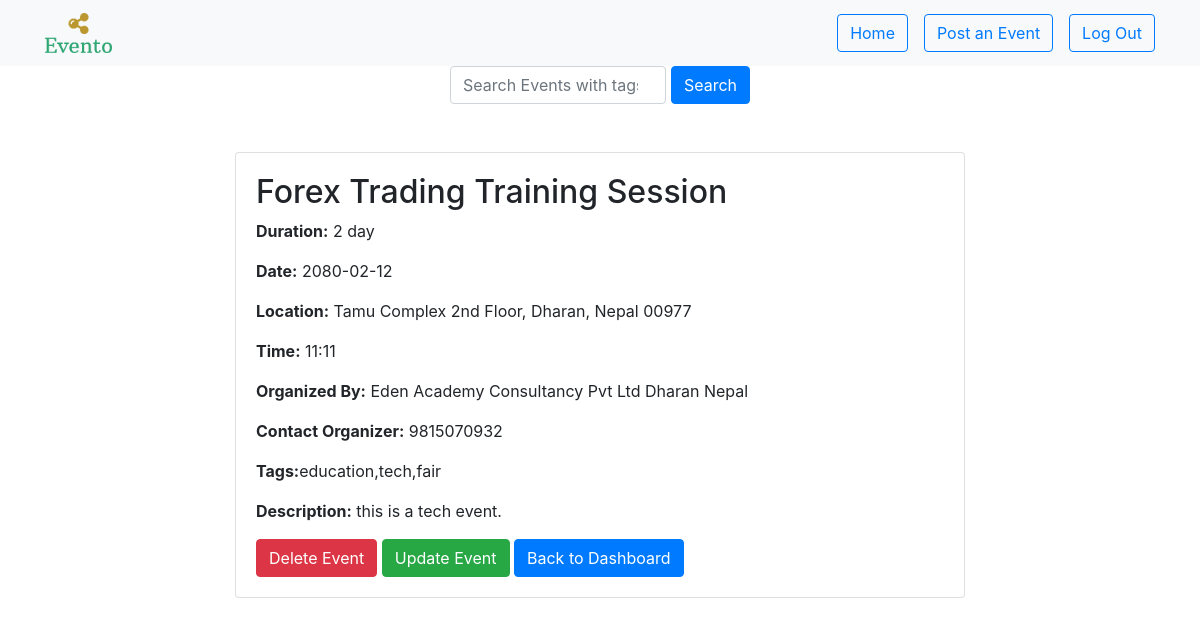
Page /event_details/1 on the earlier database version.
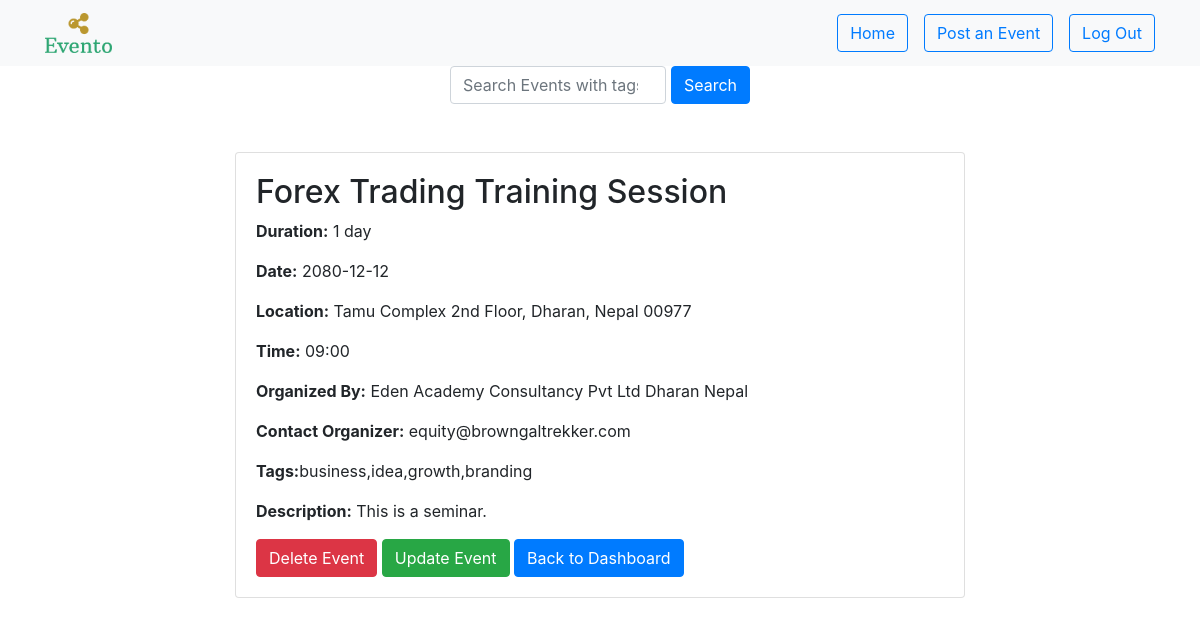
Same page on the later database version.
### app.py (models this page shows)
class Event(db.Model):
    id = db.Column(db.Integer, primary_key=True)
    eventname = db.Column(db.String(255), nullable=False)
    duration = db.Column(db.String(100), nullable=False)
    date = db.Column(db.String(100), nullable=False)
    location = db.Column(db.String(100), nullable=False)
    description = db.Column(db.String(1024), nullable=False)
    time = db.Column(db.String(100), nullable=False)
    organizer = db.Column(db.String(100), nullable=False)
    contactorganizer = db.Column(db.String(100), nullable=False)
    tags = db.Column(db.String(100), nullable=False)

### app.py (the view)
@app.route('/event_details/<int:event_id>')
def event_details(event_id):
    event = Event.query.get_or_404(event_id)
    return render_template('event_details.html', event=event)

### templates/event_details.html (shortened to what this page needs)
<!DOCTYPE html>
<html lang="en">
<head>
    <link rel="stylesheet" href="https://cdn.jsdelivr.net/npm/bootstrap@4.3.1/dist/css/bootstrap.min.css">
</head>
<body>
    <nav class="navbar navbar-expand-lg navbar-light bg-light">
        <div class="container">
            <a class="navbar-brand" href="{{url_for('dashboard')}}">
                <img src="/static/logo/png/logo-no-background.png" height="40px" width="auto">
            </a>
            <div class="collapse navbar-collapse justify-content-end" id="navbarNav">
                <ul class="navbar-nav">
                    <li class="nav-item mr-3">
                        <button class="btn btn-outline-primary"><a href="{{url_for('dashboard')}}">Home</a></button>
                    </li>
                    <li class="nav-item mr-3">
                        <button class="btn btn-outline-primary"><a href="{{url_for('post_event')}}">Post an Event</a></button>
                    <li class="nav-item">
                        <button class="btn btn-outline-primary"><a href="{{url_for('logout')}}">Log Out</a></button>
                    </li>
                </ul>
            </div>
        </div>
    </nav>
    <div style="display: flex; justify-content: center;">
        <div style="display: flex; justify-content: center;">
            <form action="{{ url_for('search') }}" method="POST">
                <div class="form-outline" data-mdb-input-init style="width: 300px; display: flex;">
                    <input id="search-focus" type="search" class="form-control" name="search_query" placeholder="Search Events with tags" style="flex: 1;">
                    <button type="submit" class="btn btn-primary" style="margin-left: 5px;">Search</button>
                </div>
            </form>
        </div>
    </div>
    <div class="container mt-5">
        <div class="row justify-content-center">
            <div class="col-md-8">
                <div class="card">
                    <div class="card-body">
                        <h2>{{ event.eventname }}</h2>
                        <p><strong>Duration:</strong> {{ event.duration }}</p>
                        <p><strong>Date:</strong> {{ event.date }}</p>
                        <p><strong>Location:</strong> {{ event.location }}</p>
                        <p><strong>Time:</strong> {{ event.time }}</p>
                        <p><strong>Organized By:</strong> {{ event.organizer }}</p>
                        <p><strong>Contact Organizer:</strong> {{ event.contactorganizer }}</p>
                        <p><strong>Tags:</strong>{{event.tags}}</p>
                        <p><strong>Description:</strong> {{ event.description }}</p>
                        <form method="POST" action="{{ url_for('delete_event', event_id=event.id) }}" style="display: inline;">
                            <button type="submit" class="btn btn-danger">Delete Event</button>
                        </form>
                        <a href="{{ url_for('update_event_page', event_id=event.id) }}" class="btn btn-success">Update Event</a>
                        <a href="{{ url_for('dashboard') }}" class="btn btn-primary">Back to Dashboard</a>
                    </div>
                </div>
            </div>
        </div>
    </div>
</body>
</html>

Differences in the rows shown:
changed Event "Forex Trading Training Session": duration "2 day" → "1 day"; date "2080-02-12" → "2080-12-12"; time "11:11" → "09:00"; contactorganizer "9815070932" → "equity@browngaltrekker.com"; tags "education,tech,fair" → "business,idea,growth,branding"; description "this is a tech event." → "This is a seminar."
